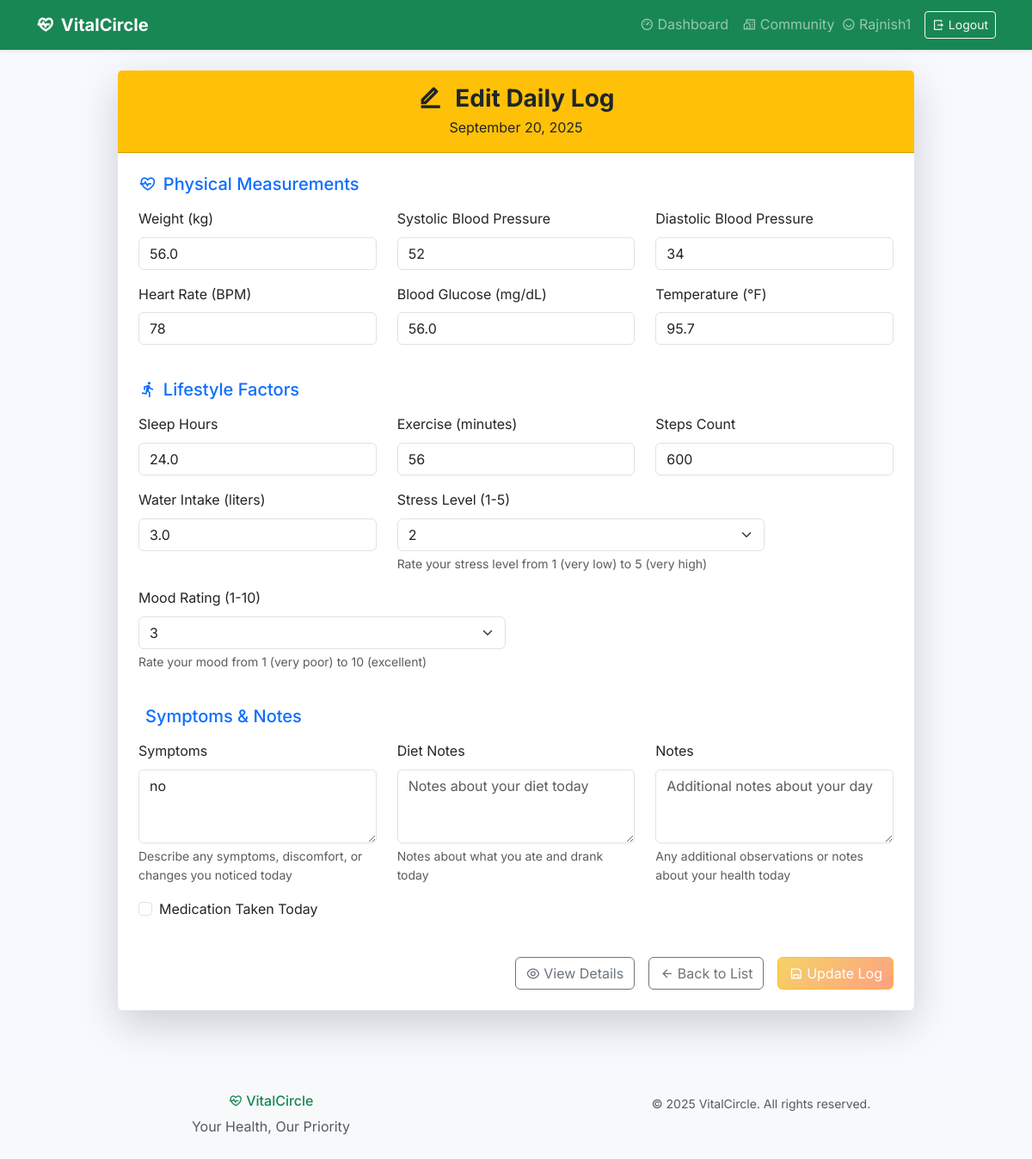
The page /daily-log/1/edit/ (signed in) on the database its author committed.
### users/models.py (models this page shows)
class User(AbstractUser):
    is_admin = models.BooleanField('is admin',default=False)
    is_user = models.BooleanField('is user',default=False)
    is_doctor = models.BooleanField('is doctor',default=False)

### core/models.py (models this page shows)
class DailyLog(models.Model):
    user = models.ForeignKey(User, on_delete=models.CASCADE)
    log_date = models.DateField(auto_now_add=True)
    systolic_bp = models.IntegerField(blank=True, null=True)
    diastolic_bp = models.IntegerField(blank=True, null=True)
    heart_rate = models.IntegerField(blank=True, null=True)
    blood_glucose = models.FloatField(blank=True, null=True)
    sleep_hours = models.FloatField(blank=True, null=True)
    exercise_minutes = models.IntegerField(blank=True, null=True)
    steps_count = models.IntegerField(blank=True, null=True)
    diet_notes = models.TextField(blank=True, null=True)
    water_intake_liters = models.FloatField(blank=True, null=True)
    stress_level = models.IntegerField(choices=[(i, str(i)) for i in range(1, 6)], blank=True, null=True)
    symptoms = models.TextField(blank=True, null=True)
    medication_taken = models.BooleanField(default=False)
    created_at = models.DateTimeField(auto_now_add=True)

### core/views.py (the view)
# urls.py: path('daily-log/<int:log_id>/edit/', views.daily_log_edit, name='daily-log-edit'),
@login_required
def daily_log_edit(request, log_id):
    try:
        daily_log = DailyLog.objects.get(id=log_id, user=request.user)
    except DailyLog.DoesNotExist:
        messages.error(request, 'Daily log not found.')
        return redirect('core:daily-log-list')
    if request.method == 'POST':
        form = DailyLogForm(request.POST, instance=daily_log)
        if form.is_valid():
            form.save()
            messages.success(request, 'Daily log updated successfully!')
            return redirect('core:daily-log-list')
    else:
        form = DailyLogForm(instance=daily_log)
    context = {
        'form': form,
        'daily_log': daily_log,
    }
    return render(request, 'daily_log_edit.html', context)

### core/models.py (called while the page is built)
    @property
    def date(self):
        return self.log_date

### core/templates/daily_log_edit.html (shortened to what this page needs)
{% extends 'base.html' %}
{% load static %}
{% block content %}
<div class="container py-4">
    <div class="row justify-content-center">
        <div class="col-lg-10">
            <div class="card shadow-lg border-0 rounded-lg">
                <div class="card-header bg-warning text-dark text-center py-3">
                    <h3 class="fw-bold mb-1">
                        <i class="ri-edit-line me-2"></i>
                        Edit Daily Log
                    </h3>
                    <p class="mb-0">{{ daily_log.date|date:"F d, Y" }}</p>
                </div>
                <div class="card-body p-4">
                    <form method="post" class="needs-validation" novalidate>
                        <div class="row mb-4">
                            <div class="col-12">
                                <h5 class="text-primary mb-3">
                                    <i class="ri-heart-pulse-line me-2"></i>Physical Measurements
                                </h5>
                            </div>
                            <div class="col-md-4 mb-3">
                                <label for="{{ form.weight_kg.id_for_label }}" class="form-label">{{ form.weight_kg.label }}</label>
                                {{ form.weight_kg }}
                            </div>
                            <div class="col-md-4 mb-3">
                                <label for="{{ form.systolic_bp.id_for_label }}" class="form-label">{{ form.systolic_bp.label }}</label>
                                {{ form.systolic_bp }}
                            </div>
                            <div class="col-md-4 mb-3">
                                <label for="{{ form.diastolic_bp.id_for_label }}" class="form-label">{{ form.diastolic_bp.label }}</label>
                                {{ form.diastolic_bp }}
                            </div>
                            <div class="col-md-4 mb-3">
                                <label for="{{ form.heart_rate.id_for_label }}" class="form-label">{{ form.heart_rate.label }}</label>
                                {{ form.heart_rate }}
                            </div>
                            <div class="col-md-4 mb-3">
                                <label for="{{ form.blood_glucose.id_for_label }}" class="form-label">{{ form.blood_glucose.label }}</label>
                                {{ form.blood_glucose }}
                            </div>
                            <div class="col-md-4 mb-3">
                                <label for="{{ form.temperature.id_for_label }}" class="form-label">{{ form.temperature.label }}</label>
                                {{ form.temperature }}
                            </div>
                        </div>
                        <div class="row mb-4">
                            <div class="col-12">
                                <h5 class="text-primary mb-3">
                                    <i class="ri-run-line me-2"></i>Lifestyle Factors
                                </h5>
                            </div>
                            <div class="col-md-4 mb-3">
                                <label for="{{ form.sleep_hours.id_for_label }}" class="form-label">{{ form.sleep_hours.label }}</label>
                                {{ form.sleep_hours }}
                            </div>
                            <div class="col-md-4 mb-3">
                                <label for="{{ form.exercise_minutes.id_for_label }}" class="form-label">{{ form.exercise_minutes.label }}</label>
                                {{ form.exercise_minutes }}
                            </div>
                            <div class="col-md-4 mb-3">
                                <label for="{{ form.steps_count.id_for_label }}" class="form-label">{{ form.steps_count.label }}</label>
                                {{ form.steps_count }}
                            </div>
                            <div class="col-md-4 mb-3">
                                <label for="{{ form.water_intake_liters.id_for_label }}" class="form-label">{{ form.water_intake_liters.label }}</label>
                                {{ form.water_intake_liters }}
                            </div>
                            <div class="col-md-6 mb-3">
                                <label for="{{ form.stress_level.id_for_label }}" class="form-label">{{ form.stress_level.label }}</label>
                                {{ form.stress_level }}
                                {% if form.stress_level.help_text %}
                                    <div class="form-text">{{ form.stress_level.help_text }}</div>
                                {% endif %}
                            </div>
                            <div class="col-md-6 mb-3">
                                <label for="{{ form.mood_rating.id_for_label }}" class="form-label">{{ form.mood_rating.label }}</label>
                                {{ form.mood_rating }}
                                {% if form.mood_rating.help_text %}
                                    <div class="form-text">{{ form.mood_rating.help_text }}</div>
                                {% endif %}
                            </div>
                        </div>
                        <div class="row mb-4">
                            <div class="col-12">
                                <h5 class="text-primary mb-3">
                                    Symptoms & Notes
                                </h5>
                            </div>
                            <div class="col-md-4 mb-3">
                                <label for="{{ form.symptoms.id_for_label }}" class="form-label">{{ form.symptoms.label }}</label>
                                {{ form.symptoms }}
                                {% if form.symptoms.help_text %}
                                    <div class="form-text">{{ form.symptoms.help_text }}</div>
                                {% endif %}
                            </div>
                            <div class="col-md-4 mb-3">
                                <label for="{{ form.diet_notes.id_for_label }}" class="form-label">{{ form.diet_notes.label }}</label>
                                {{ form.diet_notes }}
                                {% if form.diet_notes.help_text %}
                                    <div class="form-text">{{ form.diet_notes.help_text }}</div>
                                {% endif %}
                            </div>
                            <div class="col-md-4 mb-3">
                                <label for="{{ form.notes.id_for_label }}" class="form-label">{{ form.notes.label }}</label>
                                {{ form.notes }}
                                {% if form.notes.help_text %}
                                    <div class="form-text">{{ form.notes.help_text }}</div>
                                {% endif %}
                            </div>
                            <div class="col-12 mb-3">
                                <div class="form-check">
                                    {{ form.medication_taken }}
                                    <label class="form-check-label" for="{{ form.medication_taken.id_for_label }}">
                                        {{ form.medication_taken.label }}
                                    </label>
                                </div>
                            </div>
                        </div>
                        <div class="d-grid gap-2 d-md-flex justify-content-md-end">
                            <a href="{% url 'core:daily-log-detail' daily_log.id %}" class="btn btn-outline-secondary me-md-2">
                                <i class="ri-eye-line me-1"></i>View Details
                            </a>
                            <a href="{% url 'core:daily-log-list' %}" class="btn btn-outline-secondary me-md-2">
                                <i class="ri-arrow-left-line me-1"></i>Back to List
                            </a>
                            <button type="submit" class="btn btn-warning">
                                <i class="ri-save-line me-1"></i>Update Log
                            </button>
                        </div>
                    </form>
                </div>
            </div>
        </div>
    </div>
</div>
{% endblock content %}

### core/templates/base.html (shortened to what this page needs)
<!DOCTYPE html>
{% load static %}
<html lang="en">
<head>
    <link href="https://cdn.jsdelivr.net/npm/bootstrap@5.3.2/dist/css/bootstrap.min.css" rel="stylesheet">
    <link href="https://cdn.jsdelivr.net/npm/remixicon@4.2.0/fonts/remixicon.css" rel="stylesheet">
    <link rel="stylesheet" href="{% static 'dashboard.css' %}">
</head>
<body>
    <nav class="navbar navbar-expand-lg navbar-dark bg-success shadow-sm">
        <div class="container">
            <a class="navbar-brand fw-bold" href="/" title="Home">
                <i class="ri-heart-pulse-line me-2"></i>VitalCircle
            </a>
            <div class="collapse navbar-collapse" id="navbarNav">
                <ul class="navbar-nav ms-auto align-items-center">
                    {% if user.is_authenticated %}
                        {% if user.is_doctor %}
                            <li class="nav-item d-flex align-items-center">
                                <a class="nav-link" href="{% url 'core:doctor-dashboard' %}">
                                    <i class="ri-stethoscope-line me-1"></i>Doctor Dashboard
                                </a>
                            </li>
                            <li class="nav-item d-flex align-items-center">
                                <a class="nav-link" href="#">
                                    <i class="ri-user-heart-line me-1"></i>Patients
                                </a>
                            </li>
                            <li class="nav-item d-flex align-items-center">
                                <a class="nav-link" href="#">
                                    <i class="ri-bar-chart-line me-1"></i>Analytics
                                </a>
                            </li>
                        {% elif user.is_user %}
                            <li class="nav-item d-flex align-items-center">
                                <a class="nav-link" href="{% url 'core:user-dashboard' %}">
                                    <i class="ri-dashboard-3-line me-1"></i>Dashboard
                                </a>
                            </li>
                            <li class="nav-item d-flex align-items-center">
                                <a class="nav-link" href="/forums/">
                                    <i class="ri-community-line me-1"></i>Community
                                </a>
                            </li>
                        {% endif %}
                        <li class="nav-item d-flex align-items-center">
                            <span class="navbar-text me-3">
                                <i class="ri-user-smile-line me-1"></i>{{ request.user|capfirst }}
                            </span>
                        </li>
                        <li class="nav-item d-flex align-items-center">
                            <form action="{% url 'users:logout' %}" method="post" class="d-inline">
                                <button class="btn btn-outline-light btn-sm" type="submit" title="Logout">
                                    <i class="ri-logout-box-r-line me-1"></i>Logout
                                </button>
                            </form>
                        </li>
                    {% endif %}
                </ul>
            </div>
        </div>
    </nav>
    <main class="main-content">
        {% block content %}{% endblock content %}
    </main>
    <footer class="bg-light text-center text-muted py-4 mt-5">
        <div class="container">
            <div class="row">
                <div class="col-md-6">
                    <h6 class="text-success">
                        <i class="ri-heart-pulse-line me-1"></i>VitalCircle
                    </h6>
                    <p class="mb-0">Your Health, Our Priority</p>
                </div>
                <div class="col-md-6">
                    <p class="mb-0">
                        <small>&copy; 2025 VitalCircle. All rights reserved.</small>
                    </p>
                </div>
            </div>
        </div>
    </footer>
</body>
</html>

### core/static/dashboard.css (style rules this page uses)
:root { --primary-color: #667eea; --primary-dark: #5a6fd8; --secondary-color: #764ba2; --accent-color: #f093fb; --success-color: #4facfe; --warning-color: #f6d365; --danger-color: #ff6b6b; --info-color: #74b9ff; --light-bg: #f8f9ff; --white: #ffffff; --text-primary: #2d3748; --text-secondary: #718096; --text-muted: #a0aec0; --border-color: #e2e8f0; --shadow-sm: 0 1px 3px rgba(0, 0, 0, 0.1); --shadow-md: 0 4px 6px rgba(0, 0, 0, 0.1); --shadow-lg: 0 10px 15px rgba(0, 0, 0, 0.1); --shadow-xl: 0 20px 25px rgba(0, 0, 0, 0.1); --gradient-primary: linear-gradient(135deg, var(--primary-color) 0%, var(--secondary-color) 100%); --gradient-success: linear-gradient(135deg, var(--success-color) 0%, #00c6ff 100%); --gradient-warning: linear-gradient(135deg, var(--warning-color) 0%, #fda085 100%); --gradient-danger: linear-gradient(135deg, var(--danger-color) 0%, #ff8a80 100%); --gradient-info: linear-gradient(135deg, var(--info-color) 0%, #0984e3 100%); }
body { font-family: 'Inter', -apple-system, BlinkMacSystemFont, 'Segoe UI', Roboto, sans-serif; margin: 0; padding: 0; background: var(--light-bg); color: var(--text-primary); line-height: 1.6; }
.btn-warning { background: var(--gradient-warning); color: var(--white); }

### rows shown on the page
User: user "Rajnish1"
DailyLog: date "September 20, 2025", weight_kg "56.0", systolic_bp "52", diastolic_bp "34", heart_rate "78", blood_glucose "56.0", temperature "95.7", sleep_hours "24.0", exercise_minutes "56", steps_count "600", water_intake_liters "3.0", stress_level "2", mood_rating "3", symptoms "no"
